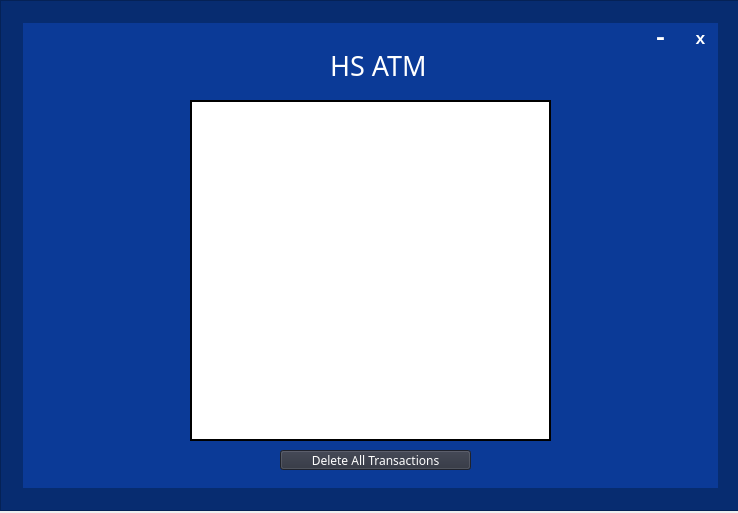
<?xml version="1.0" encoding="UTF-8"?>
<ui version="4.0">
 <class>Transactions</class>
 <widget class="QMainWindow" name="Transactions">
  <property name="geometry">
   <rect>
    <x>0</x>
    <y>0</y>
    <width>738</width>
    <height>513</height>
   </rect>
  </property>
  <property name="windowTitle">
   <string>HS ATM Transaction History</string>
  </property>
  <property name="windowIcon">
   <iconset>
    <normaloff>pictures/credit-card.png</normaloff>pictures/credit-card.png</iconset>
  </property>
  <widget class="QWidget" name="centralwidget">
   <widget class="QFrame" name="frame_2">
    <property name="geometry">
     <rect>
      <x>0</x>
      <y>0</y>
      <width>741</width>
      <height>511</height>
     </rect>
    </property>
    <property name="styleSheet">
     <string notr="true">background-color:rgb(7, 44, 112)</string>
    </property>
    <property name="frameShape">
     <enum>QFrame::StyledPanel</enum>
    </property>
    <property name="frameShadow">
     <enum>QFrame::Raised</enum>
    </property>
    <widget class="QFrame" name="frame">
     <property name="geometry">
      <rect>
       <x>20</x>
       <y>20</y>
       <width>701</width>
       <height>471</height>
      </rect>
     </property>
     <property name="styleSheet">
      <string notr="true">QFrame{background-color:rgb(11, 58, 151);border: 3px solid rgb(7, 44, 112)}</string>
     </property>
     <property name="frameShape">
      <enum>QFrame::StyledPanel</enum>
     </property>
     <property name="frameShadow">
      <enum>QFrame::Raised</enum>
     </property>
     <widget class="QPushButton" name="btn_Minimize">
      <property name="geometry">
       <rect>
        <x>620</x>
        <y>0</y>
        <width>41</width>
        <height>38</height>
       </rect>
      </property>
      <property name="font">
       <font>
        <family>Lucida Console</family>
        <pointsize>18</pointsize>
        <weight>75</weight>
        <bold>true</bold>
       </font>
      </property>
      <property name="styleSheet">
       <string notr="true">background:none;border-radius: 16px;color:white</string>
      </property>
      <property name="text">
       <string>-</string>
      </property>
      <property name="flat">
       <bool>true</bool>
      </property>
     </widget>
     <widget class="QPushButton" name="btn_Exit">
      <property name="geometry">
       <rect>
        <x>660</x>
        <y>0</y>
        <width>41</width>
        <height>38</height>
       </rect>
      </property>
      <property name="font">
       <font>
        <family>Lucida Console</family>
        <pointsize>13</pointsize>
        <weight>75</weight>
        <bold>true</bold>
       </font>
      </property>
      <property name="styleSheet">
       <string notr="true">background:none;border-radius: 16px;color:white</string>
      </property>
      <property name="text">
       <string>x</string>
      </property>
      <property name="flat">
       <bool>true</bool>
      </property>
     </widget>
     <widget class="QLabel" name="label">
      <property name="geometry">
       <rect>
        <x>310</x>
        <y>20</y>
        <width>141</width>
        <height>51</height>
       </rect>
      </property>
      <property name="font">
       <font>
        <family>Arial Black</family>
        <pointsize>20</pointsize>
        <weight>50</weight>
        <bold>false</bold>
       </font>
      </property>
      <property name="styleSheet">
       <string notr="true">border:none;color:white</string>
      </property>
      <property name="text">
       <string>HS ATM</string>
      </property>
     </widget>
     <widget class="QLabel" name="label_7">
      <property name="geometry">
       <rect>
        <x>250</x>
        <y>20</y>
        <width>51</width>
        <height>51</height>
       </rect>
      </property>
      <property name="font">
       <font>
        <family>Arial Black</family>
        <pointsize>20</pointsize>
        <weight>50</weight>
        <bold>false</bold>
       </font>
      </property>
      <property name="styleSheet">
       <string notr="true">border:none;color:white</string>
      </property>
      <property name="text">
       <string/>
      </property>
      <property name="pixmap">
       <pixmap>pictures/credit-card.png</pixmap>
      </property>
      <property name="scaledContents">
       <bool>true</bool>
      </property>
     </widget>
     <widget class="QLabel" name="label_ID">
      <property name="geometry">
       <rect>
        <x>20</x>
        <y>290</y>
        <width>55</width>
        <height>16</height>
       </rect>
      </property>
      <property name="styleSheet">
       <string notr="true">background-color:rgb(11, 58, 151);color::rgb(11, 58, 151);border:none;</string>
      </property>
      <property name="text">
       <string/>
      </property>
     </widget>
     <widget class="QPushButton" name="btn_DeleteAllTransactions">
      <property name="geometry">
       <rect>
        <x>260</x>
        <y>430</y>
        <width>191</width>
        <height>20</height>
       </rect>
      </property>
      <property name="font">
       <font>
        <family>Arial Black</family>
       </font>
      </property>
      <property name="styleSheet">
       <string notr="true">background-color:rgb(44, 48, 61);color:white</string>
      </property>
      <property name="text">
       <string>Delete All Transactions</string>
      </property>
     </widget>
     <widget class="QTableWidget" name="tableWidget">
      <property name="geometry">
       <rect>
        <x>170</x>
        <y>80</y>
        <width>361</width>
        <height>341</height>
       </rect>
      </property>
      <property name="styleSheet">
       <string notr="true">border:2px solid black;background-color:white;color:black;padding:2px</string>
      </property>
     </widget>
    </widget>
   </widget>
  </widget>
 </widget>
 <resources/>
 <connections/>
</ui>
